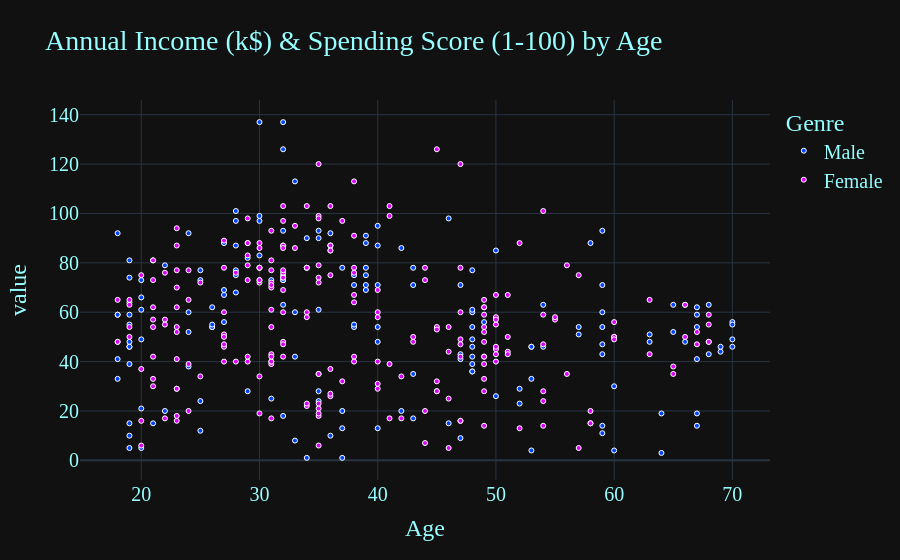

Notebook source saved alongside this figure:
### Code cell
fig = px.scatter(df, x = "Age",  y = ["Annual Income (k$)", "Spending Score (1-100)"], color = "Genre",
                 color_discrete_sequence = ["#0044FF", "#DE00FF"],
                 title = "Annual Income (k$) & Spending Score (1-100) by Age")

fig.update_layout(template = "plotly_dark", font = dict(family = "PT Sans", size = 20, color = "#97FFFF"))
fig.update_traces(marker = dict(size = 5, line = dict(width = 1, color = "#FFFFFF")))

fig.show()

### Figure 1 — Plotly figure (JSON) as saved in the notebook; plotly's stock layout.template omitted (floating-point values rounded to 4 significant figures; data arrays with more than 128 entries replaced by an {"elided": "..."} marker saying what was removed)
{"data": [{"hovertemplate": "Genre=Male<br>Age=%{x}<br>value=%{y}<extra></extra>", "legendgroup": "Male", "marker": {"color": "#0044FF", "line": {"color": "#FFFFFF", "width": 1}, "size": 5, "symbol": "circle"}, "mode": "markers", "name": "Male", "orientation": "v", "showlegend": true, "type": "scatter", "x": {"elided": "176 int values"}, "xaxis": "x", "y": {"elided": "176 int values"}, "yaxis": "y"}, {"hovertemplate": "Genre=Female<br>Age=%{x}<br>value=%{y}<extra></extra>", "legendgroup": "Female", "marker": {"color": "#DE00FF", "line": {"color": "#FFFFFF", "width": 1}, "size": 5, "symbol": "circle"}, "mode": "markers", "name": "Female", "orientation": "v", "showlegend": true, "type": "scatter", "x": {"elided": "224 int values"}, "xaxis": "x", "y": {"elided": "224 int values"}, "yaxis": "y"}], "layout": {"font": {"color": "#97FFFF", "family": "PT Sans", "size": 20}, "legend": {"title": {"text": "Genre"}, "tracegroupgap": 0}, "title": {"text": "Annual Income (k$) & Spending Score (1-100) by Age"}, "xaxis": {"anchor": "y", "domain": [0.0, 1.0], "title": {"text": "Age"}}, "yaxis": {"anchor": "x", "domain": [0.0, 1.0], "title": {"text": "value"}}}}
